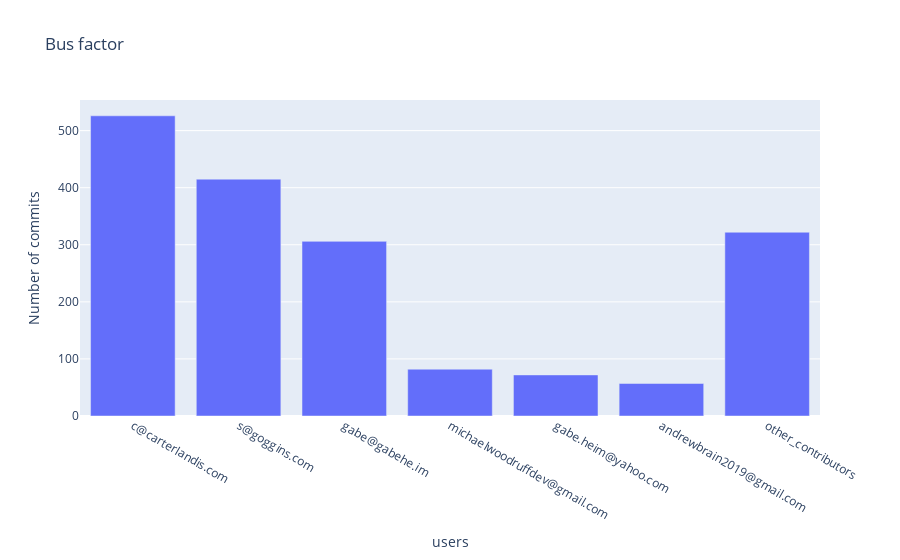

Notebook code cell kept with this figure:
### Markdown cell above
### Bus Factor

### Code cell
from termcolor import colored
from requests import request
import json
from pandas.io.json import json_normalize
import pandas as pd
import plotly.graph_objects as go

r = requests.get('http://augur.chaoss.io/api/unstable/repos/25440/top-committers?year=2020&threshold=.8')
data = r.json()
df=pd.DataFrame(data)

fig = go.Figure([go.Bar(x=df['email'], y=df['commits'])])
fig.update_layout(title_text="Bus factor")
fig.update_xaxes(title_text="users")
fig.update_yaxes(title_text="Number of commits")
fig.show()

### Figure 1 — Plotly figure (JSON) as saved in the notebook; plotly's stock layout.template omitted (floating-point values rounded to 4 significant figures)
{"data": [{"type": "bar", "x": ["c@carterlandis.com", "s@goggins.com", "gabe@gabehe.im", "michaelwoodruffdev@gmail.com", "gabe.heim@yahoo.com", "andrewbrain2019@gmail.com", "other_contributors"], "y": [526, 415, 306, 82, 72, 57, 322]}], "layout": {"title": {"text": "Bus factor"}, "xaxis": {"title": {"text": "users"}}, "yaxis": {"title": {"text": "Number of commits"}}}}
